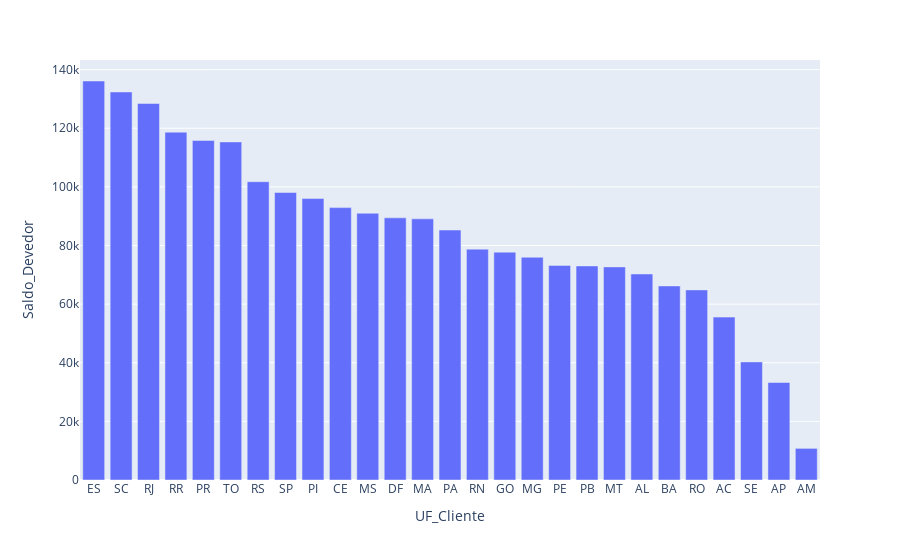

Notebook cell for this chart:
### Code cell
px.bar(df_agrupado_uf, x='UF_Cliente', y='Saldo_Devedor')

### Figure 1 — Plotly figure (JSON) as saved in the notebook; plotly's stock layout.template omitted (floating-point values rounded to 4 significant figures)
{"data": [{"alignmentgroup": "True", "hovertemplate": "UF_Cliente=%{x}<br>Saldo_Devedor=%{y}<extra></extra>", "legendgroup": "", "marker": {"color": "#636efa", "pattern": {"shape": ""}}, "name": "", "offsetgroup": "", "orientation": "v", "showlegend": false, "textposition": "auto", "type": "bar", "x": ["ES", "SC", "RJ", "RR", "PR", "TO", "RS", "SP", "PI", "CE", "MS", "DF", "MA", "PA", "RN", "GO", "MG", "PE", "PB", "MT", "AL", "BA", "RO", "AC", "SE", "AP", "AM"], "xaxis": "x", "y": [136100.0, 132400.0, 128500.0, 118700.0, 115800.0, 115300.0, 101800.0, 98080.0, 96010.0, 92920.0, 91000.0, 89430.0, 89080.0, 85260.0, 78760.0, 77730.0, 75990.0, 73200.0, 73030.0, 72700.0, 70280.0, 66200.0, 64850.0, 55580.0, 40290.0, 33260.0, 10790.0], "yaxis": "y"}], "layout": {"autosize": true, "barmode": "relative", "legend": {"tracegroupgap": 0}, "margin": {"t": 60}, "xaxis": {"anchor": "y", "autorange": true, "domain": [0, 1], "range": [-0.5, 26.5], "title": {"text": "UF_Cliente"}, "type": "category"}, "yaxis": {"anchor": "x", "autorange": true, "domain": [0, 1], "range": [0, 143300.0], "title": {"text": "Saldo_Devedor"}, "type": "linear"}}}
